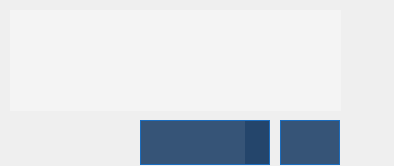
<?xml version="1.0" encoding="UTF-8"?>
<ui version="4.0">
 <class>SettingsForm</class>
 <widget class="QWidget" name="SettingsForm">
  <property name="windowModality">
   <enum>Qt::WindowModal</enum>
  </property>
  <property name="geometry">
   <rect>
    <x>0</x>
    <y>0</y>
    <width>394</width>
    <height>166</height>
   </rect>
  </property>
  <property name="sizePolicy">
   <sizepolicy hsizetype="Expanding" vsizetype="Preferred">
    <horstretch>0</horstretch>
    <verstretch>0</verstretch>
   </sizepolicy>
  </property>
  <property name="windowTitle">
   <string>Form</string>
  </property>
  <property name="windowOpacity">
   <double>1.000000000000000</double>
  </property>
  <property name="autoFillBackground">
   <bool>false</bool>
  </property>
  <property name="styleSheet">
   <string notr="true">QWidget {
    border-radius: 0px;
}
#formFrame{
	border:0px solid rgba(255,255,255, 0.5);
    background-color: rgba(50,50,50, 0.0);
    border-radius: 5px;
}


QComboBox,
QPushButton {
    color:#dfe3e8;
	font-size:12px;
   	font: &quot;Nimbus Sans L Regular&quot;;
    border: 2px #dfe3e8;
    background-color:rgba(33, 67, 106, 0.9);
	border: 1px solid  #1B6CBD;
}


QTextEdit {
    color:white;
	font-size:12px;
	font: &quot;Nimbus Sans L Regular&quot;;
    border: 2px #dfe3e8;
    background-color: rgba(255,255,255, 0.3);
}


QComboBox::drop-down {
	color:#dfe3e8;
    border:none;
    width: 24px;
    text-align: right;
	font: &quot;Nimbus Sans L Regular&quot;;
	background-color: rgba(33, 67, 106, 0.9);
}

QComboBox QAbstractItemView
{
	color:#dfe3e8;
    border:none;
    width: 24px;
    text-align: right;
	font: &quot;Nimbus Sans L Regular&quot;;
	background-color: #1B6CBD;
}


QComboBox::down-arrow {
    image: url(:/resources/dropdown.svg);
	color:black;
}
</string>
  </property>
  <layout class="QVBoxLayout" name="verticalLayout">
   <property name="leftMargin">
    <number>0</number>
   </property>
   <property name="topMargin">
    <number>0</number>
   </property>
   <property name="rightMargin">
    <number>0</number>
   </property>
   <property name="bottomMargin">
    <number>0</number>
   </property>
   <item>
    <widget class="QFrame" name="formFrame">
     <property name="sizePolicy">
      <sizepolicy hsizetype="Expanding" vsizetype="Expanding">
       <horstretch>0</horstretch>
       <verstretch>0</verstretch>
      </sizepolicy>
     </property>
     <property name="minimumSize">
      <size>
       <width>0</width>
       <height>0</height>
      </size>
     </property>
     <property name="frameShape">
      <enum>QFrame::Box</enum>
     </property>
     <property name="frameShadow">
      <enum>QFrame::Plain</enum>
     </property>
     <property name="lineWidth">
      <number>0</number>
     </property>
     <widget class="QComboBox" name="kybrdcomboBox">
      <property name="geometry">
       <rect>
        <x>140</x>
        <y>120</y>
        <width>130</width>
        <height>45</height>
       </rect>
      </property>
      <property name="sizePolicy">
       <sizepolicy hsizetype="Preferred" vsizetype="Expanding">
        <horstretch>0</horstretch>
        <verstretch>0</verstretch>
       </sizepolicy>
      </property>
      <property name="minimumSize">
       <size>
        <width>40</width>
        <height>20</height>
       </size>
      </property>
      <property name="palette">
       <palette>
        <active>
         <colorrole role="WindowText">
          <brush brushstyle="SolidPattern">
           <color alpha="255">
            <red>223</red>
            <green>227</green>
            <blue>232</blue>
           </color>
          </brush>
         </colorrole>
         <colorrole role="Button">
          <brush brushstyle="SolidPattern">
           <color alpha="229">
            <red>33</red>
            <green>67</green>
            <blue>106</blue>
           </color>
          </brush>
         </colorrole>
         <colorrole role="Text">
          <brush brushstyle="SolidPattern">
           <color alpha="255">
            <red>223</red>
            <green>227</green>
            <blue>232</blue>
           </color>
          </brush>
         </colorrole>
         <colorrole role="ButtonText">
          <brush brushstyle="SolidPattern">
           <color alpha="255">
            <red>223</red>
            <green>227</green>
            <blue>232</blue>
           </color>
          </brush>
         </colorrole>
         <colorrole role="Base">
          <brush brushstyle="SolidPattern">
           <color alpha="229">
            <red>33</red>
            <green>67</green>
            <blue>106</blue>
           </color>
          </brush>
         </colorrole>
         <colorrole role="Window">
          <brush brushstyle="SolidPattern">
           <color alpha="229">
            <red>33</red>
            <green>67</green>
            <blue>106</blue>
           </color>
          </brush>
         </colorrole>
        </active>
        <inactive>
         <colorrole role="WindowText">
          <brush brushstyle="SolidPattern">
           <color alpha="255">
            <red>223</red>
            <green>227</green>
            <blue>232</blue>
           </color>
          </brush>
         </colorrole>
         <colorrole role="Button">
          <brush brushstyle="SolidPattern">
           <color alpha="229">
            <red>33</red>
            <green>67</green>
            <blue>106</blue>
           </color>
          </brush>
         </colorrole>
         <colorrole role="Text">
          <brush brushstyle="SolidPattern">
           <color alpha="255">
            <red>223</red>
            <green>227</green>
            <blue>232</blue>
           </color>
          </brush>
         </colorrole>
         <colorrole role="ButtonText">
          <brush brushstyle="SolidPattern">
           <color alpha="255">
            <red>223</red>
            <green>227</green>
            <blue>232</blue>
           </color>
          </brush>
         </colorrole>
         <colorrole role="Base">
          <brush brushstyle="SolidPattern">
           <color alpha="229">
            <red>33</red>
            <green>67</green>
            <blue>106</blue>
           </color>
          </brush>
         </colorrole>
         <colorrole role="Window">
          <brush brushstyle="SolidPattern">
           <color alpha="229">
            <red>33</red>
            <green>67</green>
            <blue>106</blue>
           </color>
          </brush>
         </colorrole>
        </inactive>
        <disabled>
         <colorrole role="WindowText">
          <brush brushstyle="SolidPattern">
           <color alpha="255">
            <red>223</red>
            <green>227</green>
            <blue>232</blue>
           </color>
          </brush>
         </colorrole>
         <colorrole role="Button">
          <brush brushstyle="SolidPattern">
           <color alpha="229">
            <red>33</red>
            <green>67</green>
            <blue>106</blue>
           </color>
          </brush>
         </colorrole>
         <colorrole role="Text">
          <brush brushstyle="SolidPattern">
           <color alpha="255">
            <red>223</red>
            <green>227</green>
            <blue>232</blue>
           </color>
          </brush>
         </colorrole>
         <colorrole role="ButtonText">
          <brush brushstyle="SolidPattern">
           <color alpha="255">
            <red>223</red>
            <green>227</green>
            <blue>232</blue>
           </color>
          </brush>
         </colorrole>
         <colorrole role="Base">
          <brush brushstyle="SolidPattern">
           <color alpha="229">
            <red>33</red>
            <green>67</green>
            <blue>106</blue>
           </color>
          </brush>
         </colorrole>
         <colorrole role="Window">
          <brush brushstyle="SolidPattern">
           <color alpha="229">
            <red>33</red>
            <green>67</green>
            <blue>106</blue>
           </color>
          </brush>
         </colorrole>
        </disabled>
       </palette>
      </property>
      <property name="font">
       <font>
        <pointsize>-1</pointsize>
        <weight>50</weight>
        <italic>false</italic>
        <bold>false</bold>
       </font>
      </property>
      <property name="focusPolicy">
       <enum>Qt::NoFocus</enum>
      </property>
      <property name="editable">
       <bool>false</bool>
      </property>
      <property name="currentText">
       <string/>
      </property>
      <property name="currentIndex">
       <number>-1</number>
      </property>
      <property name="insertPolicy">
       <enum>QComboBox::InsertAtBottom</enum>
      </property>
      <property name="sizeAdjustPolicy">
       <enum>QComboBox::AdjustToContentsOnFirstShow</enum>
      </property>
      <property name="minimumContentsLength">
       <number>0</number>
      </property>
      <property name="iconSize">
       <size>
        <width>30</width>
        <height>30</height>
       </size>
      </property>
      <property name="frame">
       <bool>false</bool>
      </property>
     </widget>
     <widget class="QPushButton" name="NwpushButton">
      <property name="geometry">
       <rect>
        <x>280</x>
        <y>120</y>
        <width>60</width>
        <height>45</height>
       </rect>
      </property>
      <property name="sizePolicy">
       <sizepolicy hsizetype="Expanding" vsizetype="Expanding">
        <horstretch>0</horstretch>
        <verstretch>0</verstretch>
       </sizepolicy>
      </property>
      <property name="minimumSize">
       <size>
        <width>20</width>
        <height>20</height>
       </size>
      </property>
      <property name="focusPolicy">
       <enum>Qt::NoFocus</enum>
      </property>
      <property name="toolTip">
       <string/>
      </property>
      <property name="icon">
       <iconset resource="pisi-lightdm-greeter.qrc">
        <normaloff>:/resources/ethernet-off.png</normaloff>:/resources/ethernet-off.png</iconset>
      </property>
      <property name="iconSize">
       <size>
        <width>35</width>
        <height>35</height>
       </size>
      </property>
      <property name="shortcut">
       <string>Ctrl+N</string>
      </property>
      <property name="autoRepeatDelay">
       <number>300</number>
      </property>
      <property name="autoRepeatInterval">
       <number>100</number>
      </property>
     </widget>
     <widget class="QTextEdit" name="textEdit">
      <property name="geometry">
       <rect>
        <x>10</x>
        <y>10</y>
        <width>331</width>
        <height>101</height>
       </rect>
      </property>
      <property name="focusPolicy">
       <enum>Qt::NoFocus</enum>
      </property>
      <property name="textInteractionFlags">
       <set>Qt::NoTextInteraction</set>
      </property>
     </widget>
    </widget>
   </item>
  </layout>
 </widget>
 <resources>
  <include location="pisi-lightdm-greeter.qrc"/>
 </resources>
 <connections/>
</ui>
